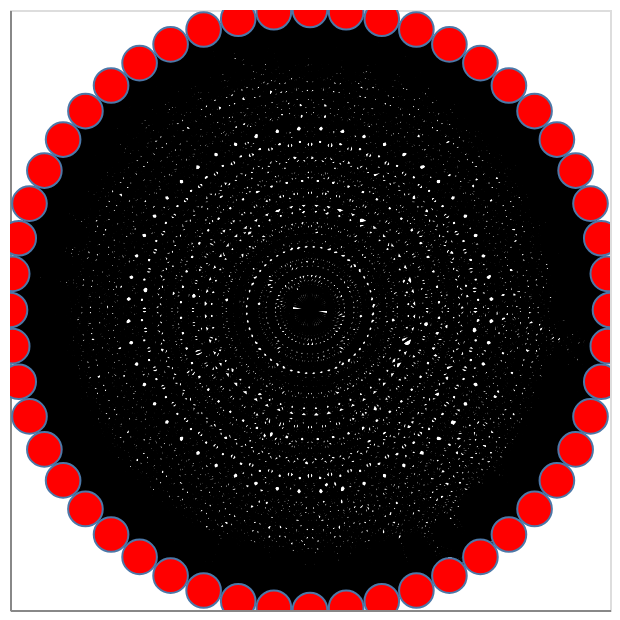

The cell this chart's notebook holds for it:
### Code cell
viz = nxa.draw_networkx(G, pos=nx.circular_layout(G))

viz.interactive()

### Figure 1 — Vega-Lite specification as saved in the notebook (floating-point values rounded to 4 significant figures; data arrays with more than 128 entries replaced by an {"elided": "..."} marker saying what was removed)
{"config": {"view": {"continuousWidth": 300, "continuousHeight": 300}}, "layer": [{"data": {"name": "data-b1af46d84bbbae99be16bb67a4829db8"}, "mark": {"type": "line", "color": "black", "opacity": 1, "strokeWidth": 1}, "encoding": {"detail": {"field": "edge", "type": "quantitative"}, "x": {"axis": {"grid": false, "labels": false, "ticks": false, "title": ""}, "field": "x", "type": "quantitative"}, "y": {"axis": {"grid": false, "labels": false, "ticks": false, "title": ""}, "field": "y", "type": "quantitative"}}, "name": "view_1"}, {"data": {"name": "data-9f717df7e85d5509facbdb4c39fd341a"}, "mark": {"type": "line", "color": "black", "opacity": 1, "strokeWidth": 2}, "encoding": {"detail": {"field": "edge", "type": "quantitative"}, "x": {"axis": {"grid": false, "labels": false, "ticks": false}, "field": "x", "type": "quantitative"}, "y": {"axis": {"grid": false, "labels": false, "ticks": false}, "field": "y", "type": "quantitative"}}}, {"data": {"name": "data-621f9e8290f28813912c35b21dd35dc9"}, "mark": {"type": "point", "fill": "red", "opacity": 1, "size": 300, "strokeWidth": 1.0}, "encoding": {"x": {"axis": {"grid": false, "labels": false, "ticks": false}, "field": "x", "type": "quantitative"}, "y": {"axis": {"grid": false, "labels": false, "ticks": false}, "field": "y", "type": "quantitative"}}}], "params": [{"name": "param_1", "select": {"type": "interval", "encodings": ["x", "y"]}, "bind": "scales", "views": ["view_1"]}], "$schema": "https://vega.github.io/schema/vega-lite/v5.17.0.json", "datasets": {"data-b1af46d84bbbae99be16bb67a4829db8": {"elided": "3764 records"}, "data-9f717df7e85d5509facbdb4c39fd341a": {"elided": "3764 records"}, "data-621f9e8290f28813912c35b21dd35dc9": [{"y": -6.056e-09, "x": 1.0, "size": 10.0}, {"y": 0.1205, "x": 0.9927, "size": 10.0}, {"y": 0.2393, "x": 0.9709, "size": 10.0}, {"y": 0.3546, "x": 0.935, "size": 10.0}, {"y": 0.4647, "x": 0.8855, "size": 10.0}, {"y": 0.5681, "x": 0.823, "size": 10.0}, {"y": 0.6631, "x": 0.7485, "size": 10.0}, {"y": 0.7485, "x": 0.6631, "size": 10.0}, {"y": 0.823, "x": 0.5681, "size": 10.0}, {"y": 0.8855, "x": 0.4647, "size": 10.0}, {"y": 0.935, "x": 0.3546, "size": 10.0}, {"y": 0.9709, "x": 0.2393, "size": 10.0}, {"y": 0.9927, "x": 0.1205, "size": 10.0}, {"y": 1.0, "x": -3.794e-08, "size": 10.0}, {"y": 0.9927, "x": -0.1205, "size": 10.0}, {"y": 0.9709, "x": -0.2393, "size": 10.0}, {"y": 0.935, "x": -0.3546, "size": 10.0}, {"y": 0.8855, "x": -0.4647, "size": 10.0}, {"y": 0.823, "x": -0.5681, "size": 10.0}, {"y": 0.7485, "x": -0.6631, "size": 10.0}, {"y": 0.6631, "x": -0.7485, "size": 10.0}, {"y": 0.5681, "x": -0.823, "size": 10.0}, {"y": 0.4647, "x": -0.8855, "size": 10.0}, {"y": 0.3546, "x": -0.935, "size": 10.0}, {"y": 0.2393, "x": -0.9709, "size": 10.0}, {"y": 0.1205, "x": -0.9927, "size": 10.0}, {"y": -9.348e-08, "x": -1.0, "size": 10.0}, {"y": -0.1205, "x": -0.9927, "size": 10.0}, {"y": -0.2393, "x": -0.9709, "size": 10.0}, {"y": -0.3546, "x": -0.935, "size": 10.0}, {"y": -0.4647, "x": -0.8855, "size": 10.0}, {"y": -0.5681, "x": -0.823, "size": 10.0}, {"y": -0.6631, "x": -0.7485, "size": 10.0}, {"y": -0.7485, "x": -0.6631, "size": 10.0}, {"y": -0.823, "x": -0.5681, "size": 10.0}, {"y": -0.8855, "x": -0.4647, "size": 10.0}, {"y": -0.935, "x": -0.3546, "size": 10.0}, {"y": -0.9709, "x": -0.2393, "size": 10.0}, {"y": -0.9927, "x": -0.1205, "size": 10.0}, {"y": -1.0, "x": 1.769e-08, "size": 10.0}, {"y": -0.9927, "x": 0.1205, "size": 10.0}, {"y": -0.9709, "x": 0.2393, "size": 10.0}, {"y": -0.935, "x": 0.3546, "size": 10.0}, {"y": -0.8855, "x": 0.4647, "size": 10.0}, {"y": -0.823, "x": 0.5681, "size": 10.0}, {"y": -0.7485, "x": 0.6631, "size": 10.0}, {"y": -0.6631, "x": 0.7485, "size": 10.0}, {"y": -0.5681, "x": 0.823, "size": 10.0}, {"y": -0.4647, "x": 0.8855, "size": 10.0}, {"y": -0.3546, "x": 0.935, "size": 10.0}, {"y": -0.2393, "x": 0.9709, "size": 10.0}, {"y": -0.1205, "x": 0.9927, "size": 10.0}]}}
